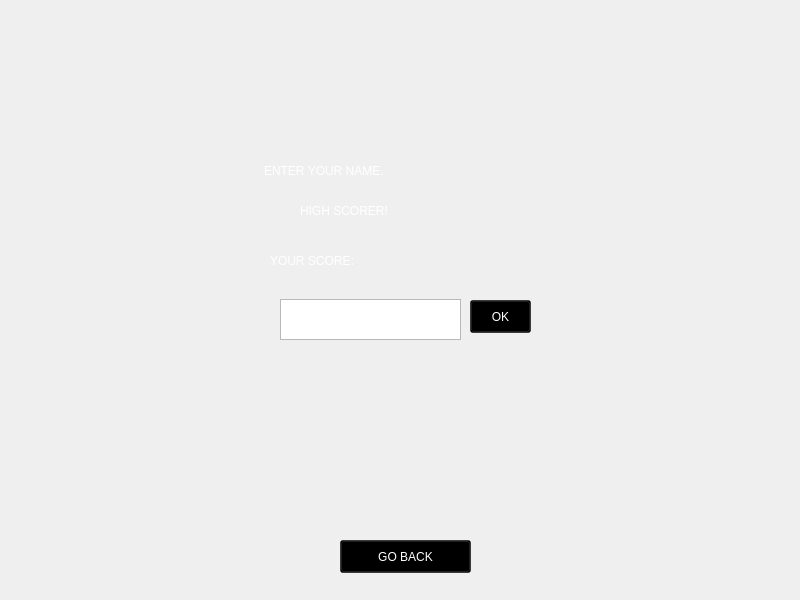
<?xml version="1.0" encoding="UTF-8"?>
<ui version="4.0">
 <class>GameOver</class>
 <widget class="QWidget" name="GameOver">
  <property name="geometry">
   <rect>
    <x>0</x>
    <y>0</y>
    <width>800</width>
    <height>600</height>
   </rect>
  </property>
  <property name="windowTitle">
   <string>GameOver | Pacman</string>
  </property>
  <property name="windowIcon">
   <iconset resource="../imgresources.qrc">
    <normaloff>:/img/pacman/1.png</normaloff>:/img/pacman/1.png</iconset>
  </property>
  <widget class="QLabel" name="background_label">
   <property name="geometry">
    <rect>
     <x>0</x>
     <y>0</y>
     <width>800</width>
     <height>600</height>
    </rect>
   </property>
   <property name="styleSheet">
    <string notr="true">background-image: url(:/img/background);</string>
   </property>
   <property name="text">
    <string/>
   </property>
  </widget>
  <widget class="QLabel" name="logo_label">
   <property name="geometry">
    <rect>
     <x>230</x>
     <y>20</y>
     <width>331</width>
     <height>121</height>
    </rect>
   </property>
   <property name="styleSheet">
    <string notr="true">image: url(:/img/pacman_logo);</string>
   </property>
   <property name="text">
    <string/>
   </property>
  </widget>
  <widget class="QLabel" name="label_3">
   <property name="geometry">
    <rect>
     <x>264</x>
     <y>140</y>
     <width>271</width>
     <height>61</height>
    </rect>
   </property>
   <property name="styleSheet">
    <string notr="true">color: rgb(255, 255, 255);</string>
   </property>
   <property name="text">
    <string>ENTER YOUR NAME,</string>
   </property>
  </widget>
  <widget class="QLabel" name="label_4">
   <property name="geometry">
    <rect>
     <x>300</x>
     <y>180</y>
     <width>201</width>
     <height>61</height>
    </rect>
   </property>
   <property name="styleSheet">
    <string notr="true">color: rgb(255, 255, 255);</string>
   </property>
   <property name="text">
    <string>HIGH SCORER!</string>
   </property>
  </widget>
  <widget class="QTextEdit" name="textEdit">
   <property name="geometry">
    <rect>
     <x>280</x>
     <y>299</y>
     <width>181</width>
     <height>41</height>
    </rect>
   </property>
  </widget>
  <widget class="QPushButton" name="ok_button">
   <property name="geometry">
    <rect>
     <x>470</x>
     <y>300</y>
     <width>61</width>
     <height>33</height>
    </rect>
   </property>
   <property name="styleSheet">
    <string notr="true">background-color: rgba(0, 0, 0, 128);
color: rgb(255, 255, 255);</string>
   </property>
   <property name="text">
    <string>OK</string>
   </property>
  </widget>
  <widget class="QPushButton" name="goback_button">
   <property name="geometry">
    <rect>
     <x>340</x>
     <y>540</y>
     <width>131</width>
     <height>33</height>
    </rect>
   </property>
   <property name="styleSheet">
    <string notr="true">background-color: rgba(0, 0, 0, 128);
color: rgb(255, 255, 255);</string>
   </property>
   <property name="text">
    <string>GO BACK</string>
   </property>
  </widget>
  <widget class="QLabel" name="initial_gif_label">
   <property name="geometry">
    <rect>
     <x>190</x>
     <y>390</y>
     <width>411</width>
     <height>81</height>
    </rect>
   </property>
   <property name="text">
    <string/>
   </property>
  </widget>
  <widget class="QLabel" name="yourscore_label">
   <property name="geometry">
    <rect>
     <x>270</x>
     <y>230</y>
     <width>131</width>
     <height>61</height>
    </rect>
   </property>
   <property name="styleSheet">
    <string notr="true">color: rgb(255, 255, 255);</string>
   </property>
   <property name="text">
    <string>YOUR SCORE:</string>
   </property>
  </widget>
  <widget class="QLabel" name="editable">
   <property name="geometry">
    <rect>
     <x>400</x>
     <y>230</y>
     <width>91</width>
     <height>61</height>
    </rect>
   </property>
   <property name="styleSheet">
    <string notr="true">color: rgb(255, 255, 255);</string>
   </property>
   <property name="text">
    <string/>
   </property>
  </widget>
 </widget>
 <resources>
  <include location="../imgresources.qrc"/>
 </resources>
 <connections/>
</ui>
